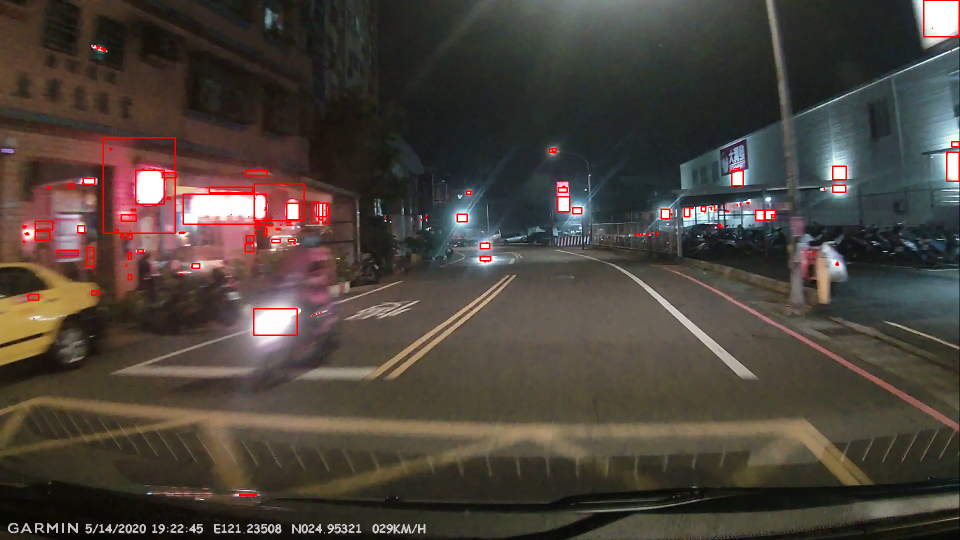
#> input picture architecture0714/img/out/000/000_img_box.png, 1920 x 1080 px, given as the content of the folder img/demo-out/3/origin, which was not available (shown at 1/2 size)
$ python run-v7-demo-test.py   (older library calls are emulated)
#> lines starting #> are read from the running program, lines starting #| are printed output that depends on the picture; after the words box and inside, x2 and y2 are one past the last pixel; in counts of white or black regions, pixels touching at a corner belong together; pictures that were not available may be replaced by others from this repository, and a replacement may not be noted
### architecture0714/utils/enhancement.py
import numpy as np
import cv2
from math import gamma
from math import exp
# [6 lines left out: function color_intensity, not called in this run]


def Nakagami_image_enhancement(img, kernal_size):
    img_r2=img**2
    kernel = np.ones((kernal_size,kernal_size),np.float32)/kernal_size**2
    omega = cv2.filter2D(img_r2,-1,kernel) # src, dst, kernel
    omega2 = omega**2

    img_process = (img_r2-omega)**2
    dst = cv2.filter2D(img_process,-1,kernel)
    m=omega2/(dst+0.01)

    X = img
    h, w = X.shape
    img_nakagami = np.zeros((h,w))
    for i in range(h):
        for j in range(w):
            Mij = m[i,j]
            OMEGAij = omega[i,j]
            Xij = X[i,j]
            if Mij>=0.5 and OMEGAij>0:
                #img_nakagami[i,j] = (2*Mij**Mij / (gamma(Mij)*(OMEGAij**Mij)) ) * (Xij**(2*Mij-1)) * exp(-(Mij*(Xij**2))/OMEGAij)
                img_nakagami[i,j] = (2*Mij**Mij / (gamma(Mij)*(OMEGAij**Mij)) ) * (Xij**(2*Mij-1)) * exp(-(Mij*(Xij**2))/OMEGAij)

    img_max = np.max(img_nakagami)
    img_min = np.min(img_nakagami)

    img_nakagami = img_nakagami/img_max*255.0
    #print('============== nakagami  =============',img_nakagami.max(), img_nakagami.min())
    return img_nakagami

def contour_Detection(img):
    img = np.array(img,np.uint8)
    image, contours, hierarchy = cv2.findContours(img,cv2.RETR_TREE,cv2.CHAIN_APPROX_SIMPLE)
    h, w = img.shape
    img_contour = np.zeros((h,w))
    img_contour = cv2.drawContours(img_contour, contours, -1, 255, 1)
    #img_contour = cv2.drawContours(img_contour, contours, contourIdx=-1, color=(255,255,255),thickness=-1)
    return img_contour

def clip_center(img, y_up, y_down):

    img_tmp = np.zeros(img.shape)
    img_tmp[y_up:y_down,:] = img[y_up:y_down,:]

    return img_tmp

### architecture0714/utils/files.py
import os

def getBaseName(path):
    filename = os.path.basename(path)
    filename = filename.split('.')
    return filename

def createFolder(path):
    if not os.path.exists(path):
        os.mkdir(path)


### architecture0714/utils/edgeBoxes.py
import cv2
import numpy as np
from utils.color_filter import  binary_color_filter

model = 'model.yml'
windows = 30
def Edgeboxes(img_gray, img_origin, color, img_roi_combine, state, filename, base):

    img_origin = np.copy(img_origin)
    img_gray = np.copy(img_gray)
    img_roi_combine = np.copy(img_roi_combine)

    edge_detection = cv2.ximgproc.createStructuredEdgeDetection(model)

    img_gray = img_gray.astype('uint8')


    rgb_im = cv2.cvtColor(img_gray, cv2.COLOR_GRAY2RGB)
    edges = edge_detection.detectEdges(np.float32(rgb_im) / 255.0)
    orimap = edge_detection.computeOrientation(edges)
    edges = edge_detection.edgesNms(edges, orimap)

    edge_boxes = cv2.ximgproc.createEdgeBoxes(minBoxArea=100, maxBoxes=100)


    boxes = edge_boxes.getBoundingBoxes(edges, orimap)

    if len(boxes) > 0:
        boxes_scores = zip(boxes)
        for b_s in boxes_scores:
            box = b_s[0]
            x, y, w, h = box

            img_origin = cv2.rectangle(img_origin, (x, y), (x+w, y+h), color, 1,cv2.LINE_AA)
            img_roi_combine = cv2.rectangle(img_roi_combine, (x, y), (x+w, y+h), color, 1,cv2.LINE_AA)


    return img_origin, img_roi_combine, boxes

### architecture0714/run-v7-demo-test.py

import glob
import cv2
import matplotlib.pyplot as plt
import numpy as np
import pandas as pd
import time
import math
########## Method import ##########
from utils.files import getBaseName, createFolder
from utils.color_filter import Euclidean_filter, binary_color_filter
from utils.enhancement import Nakagami_image_enhancement, contour_Detection, clip_center, color_intensity
from utils.edgeBoxes import Edgeboxes
from utils.fusion import make_feature
from utils.connect_compoent import *
from utils.symbolic import symbolic_image

names = [
            'img', 'img_basic_hsv', 'img_basic_H', 'img_basic_S', 'img_basic_V', 'img_basic_gray',
            'img_light_detection_gray_th', 'img_light_detection_nakagami_norm', 'img_light_detection_nakagami_norm_th','img_light_detection_nakagami_norm_th_clip',

            'img_color_white_filted', 'img_color_white_mor', 'img_color_white_binary','img_color_white_contour',
             'img_result_white_edgeboxes', 'img_result_roi_combine'
        ]

datasets = glob.glob('img/demo-out/3/origin/*')
for i in range(len(names)):
    createFolder('img/demo-out/3/'+names[i])

save = True
nakagami = True
state='test'
yolo_b_path = '/home/alanhc-school/yolo/darkflow/out/tlchia-dataset-v2_day/binary/'

def main(frame_name):
#> called with frame_name = '_only/000_img_box.png'
    features=""
    print(frame_name)
    filename, f_type = getBaseName(frame_name)

    img = cv2.imread(frame_name, 1)
#> img is the input picture: shape (1080, 1920, 3); mean B, G, R 59, 66.7, 75
    h, w, c = img.shape
#> h = 1080; w = 1920; c = 3
    [b,g,r] = cv2.split(img)
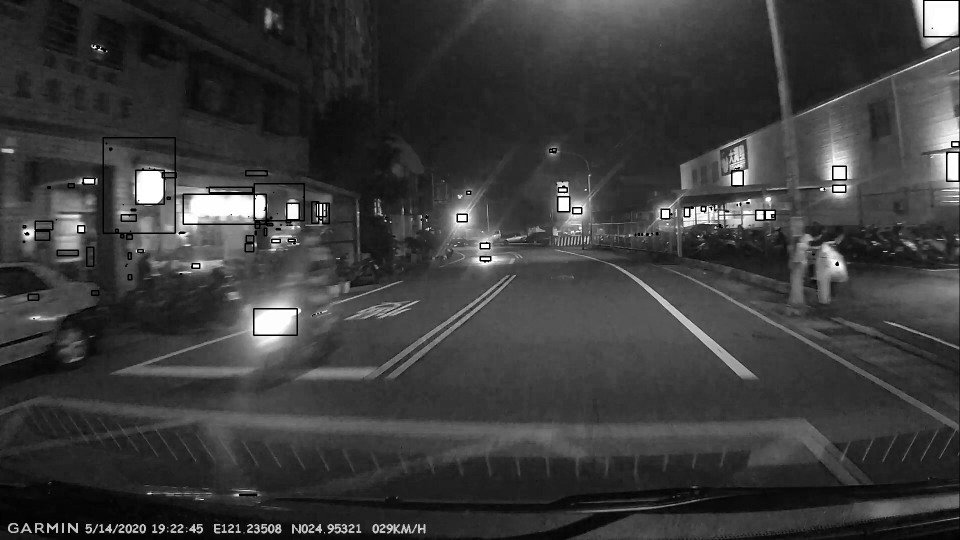
#> b: shape (1080, 1920) (shown at 1/2 size); min 0, max 255, mean 59
    img_hsv = cv2.cvtColor(img, cv2.COLOR_BGR2HSV)
#> img_hsv: shape (1080, 1920, 3); mean H, S, V 44.9, 71.6, 78.6

    img_hsv[:,:,0] = img_hsv[:,:,0] / img_hsv[:,:,0].max() * 255.0
#> img_hsv: shape (1080, 1920, 3); mean H, S, V 63.5, 71.6, 78.6
    img_hsv[:,:,0] = img_hsv[:,:,1] / img_hsv[:,:,1].max() * 255.0
#> img_hsv: shape (1080, 1920, 3); mean H, S, V 71.6, 71.6, 78.6
    img_hsv[:,:,0] = img_hsv[:,:,2] / img_hsv[:,:,2].max() * 255.0
#> img_hsv: shape (1080, 1920, 3); mean H, S, V 78.6, 71.6, 78.6

    img_H = img_hsv[:,:,0]
    img_S = img_hsv[:,:,1]
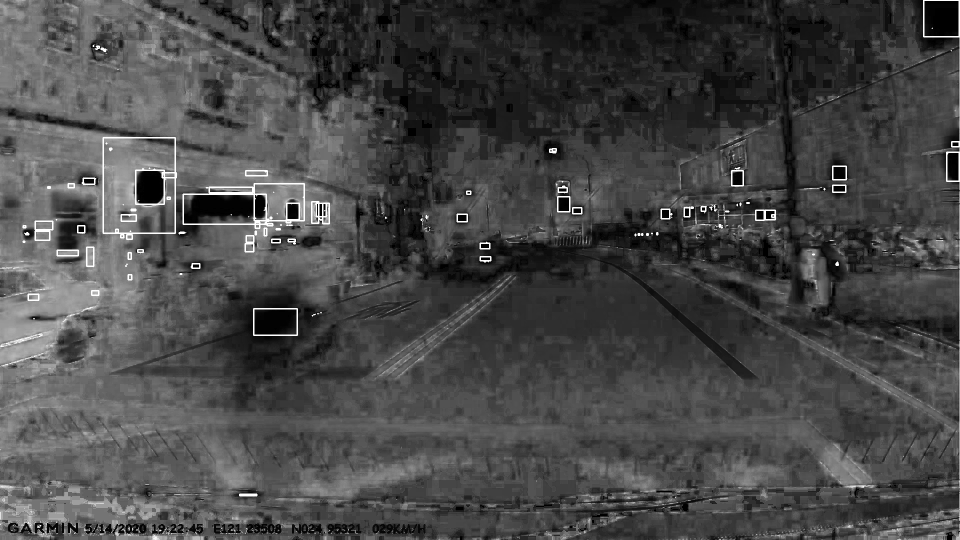
#> img_S: shape (1080, 1920) (shown at 1/2 size); min 0, max 255, mean 71.6
    img_V = img_hsv[:,:,2]

    ### Light Detection
    img_gray = cv2.cvtColor(img, cv2.COLOR_BGR2GRAY) / 255.0
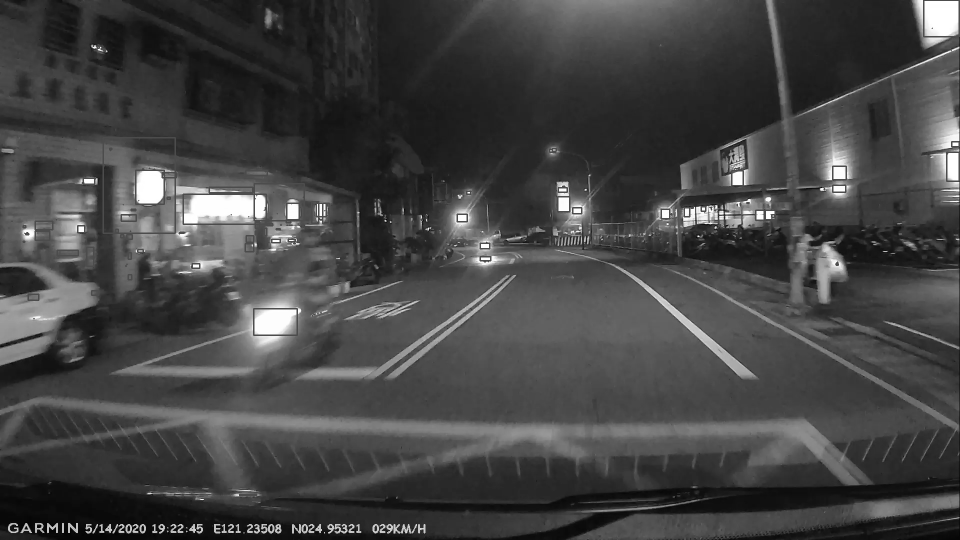
#> img_gray: shape (1080, 1920) float64 (shown at 1/2 size); min 0, max 1, mean 0.268
    ret , img_gray_th = cv2.threshold(img_gray, 0.4, 1, cv2.THRESH_TOZERO)


    if nakagami:
        img_nakagami = Nakagami_image_enhancement(img_gray_th, 3)
#> in Nakagami_image_enhancement, `img_r2=img**2`:
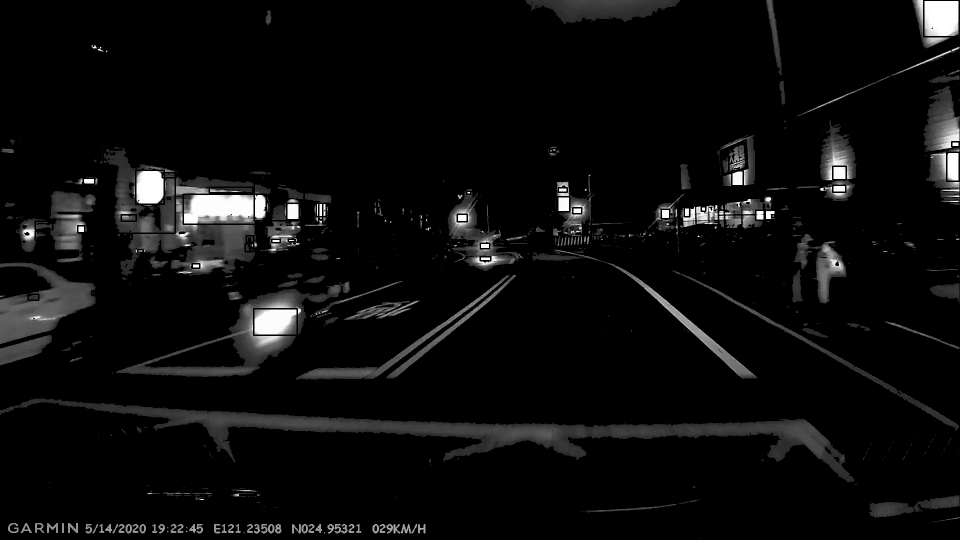
#> img_r2: shape (1080, 1920) float64 (shown at 1/2 size); min 0, max 1, mean 0.0481
#> after the loop in Nakagami_image_enhancement, `for i in range(h):`:
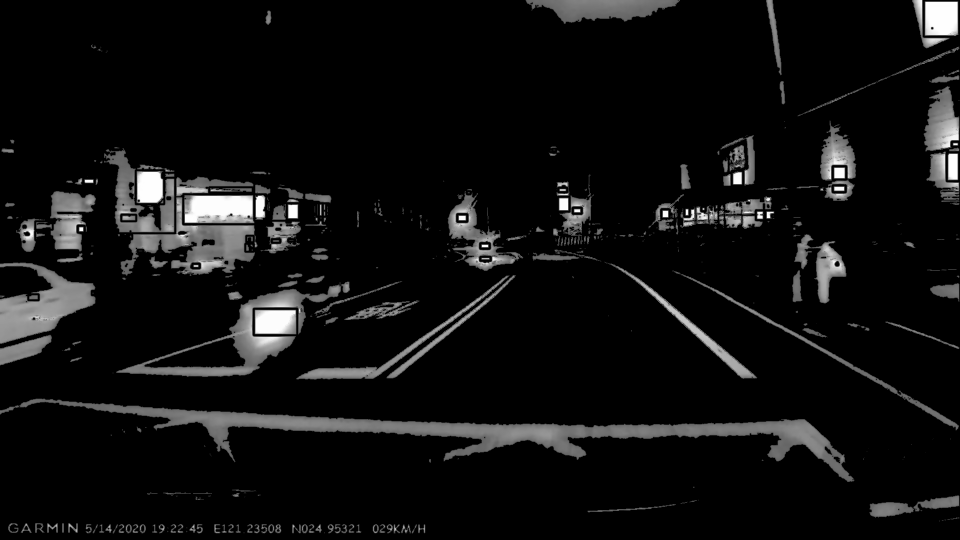
#> img_nakagami: shape (1080, 1920) float64 (shown at 1/2 size); min 0, max 7.97, mean 0.516; drawn with min black and max white
#> in Nakagami_image_enhancement, `img_max = np.max(img_nakagami)`: img_max = 7.97
#> in Nakagami_image_enhancement, `img_min = np.min(img_nakagami)`: img_min = 0
    else:
        img_nakagami = img_gray_th
    img_nakagami_norm = img_nakagami/img_nakagami.max() # resize to [0,1]


    ret, img_nakagami_norm_th = cv2.threshold(img_nakagami_norm, 200/255, 1, cv2.THRESH_TOZERO)
#> ret = 0.784


    ### clip center
    img_nakagami_norm_th_clip = clip_center(img_nakagami_norm_th, int(h/3), int(h))

    img_white_filted = img_nakagami_norm_th_clip*255.0
    #ret, img_white_filted = cv2.threshold(img_white_filted, 200, 255, cv2.THRESH_TOZERO)
    #ret , img_white_filted = cv2.threshold(img_nakagami_norm_th_clip, 245/255.0, 1, cv2.THRESH_TOZERO)
    #img_white_filted = img_white_filted*255.0


    k=np.ones((3,3), np.uint8)
    img_white_mor = cv2.morphologyEx(img_white_filted,cv2.MORPH_CLOSE, k,iterations=3) / 255.0


    ret, img_white_b = cv2.threshold(img_white_mor, 0.9, 255, cv2.THRESH_BINARY)
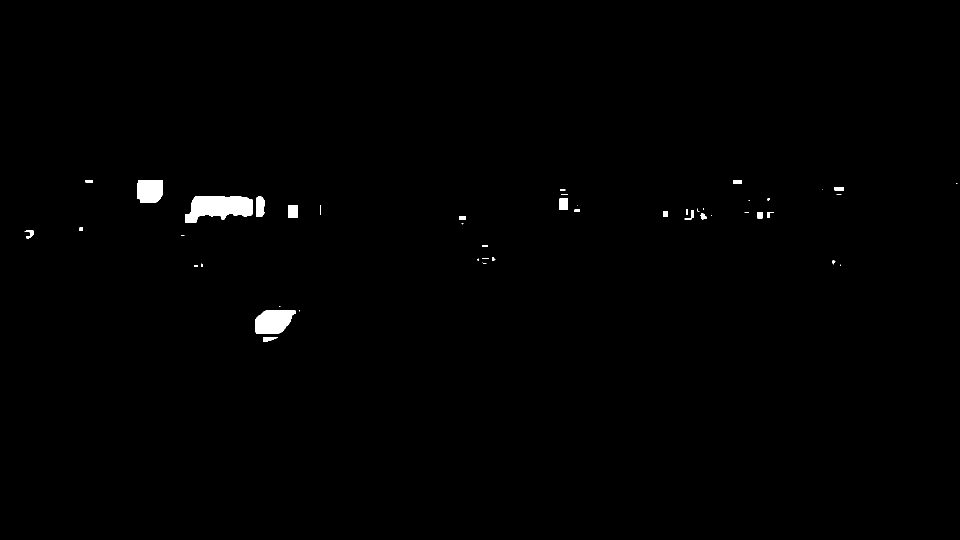
#> img_white_b: shape (1080, 1920) float64 (shown at 1/2 size); 0.65% white; 47 white regions (21 under 20 px), largest, box (x1, y1, x2, y2) and area: (370, 392, 505, 445) 5055, (511, 621, 591, 667) 2933, (275, 360, 325, 405) 2135

    ### Contour
    img_white_contour = contour_Detection(img_white_b)
#> in contour_Detection, `img = np.array(img,np.uint8)`: img: shape (1080, 1920); 0.65% white; 47 white regions (21 under 20 px)
#> in contour_Detection, `image, contours, hierarchy = cv2.findContours(img,cv2.RETR_TREE,cv2.CH..`: contours = 47 contours, 25 with area under 20; largest, box (x1, y1, x2, y2) and area: (370, 392, 505, 445) 4875, (511, 621, 591, 667) 2828, (275, 360, 325, 405) 2048, (512, 392, 529, 434) 577, (577, 410, 595, 436) 425
#> in contour_Detection, `img_contour = cv2.drawContours(img_contour, contours, -1, 255, 1)`:
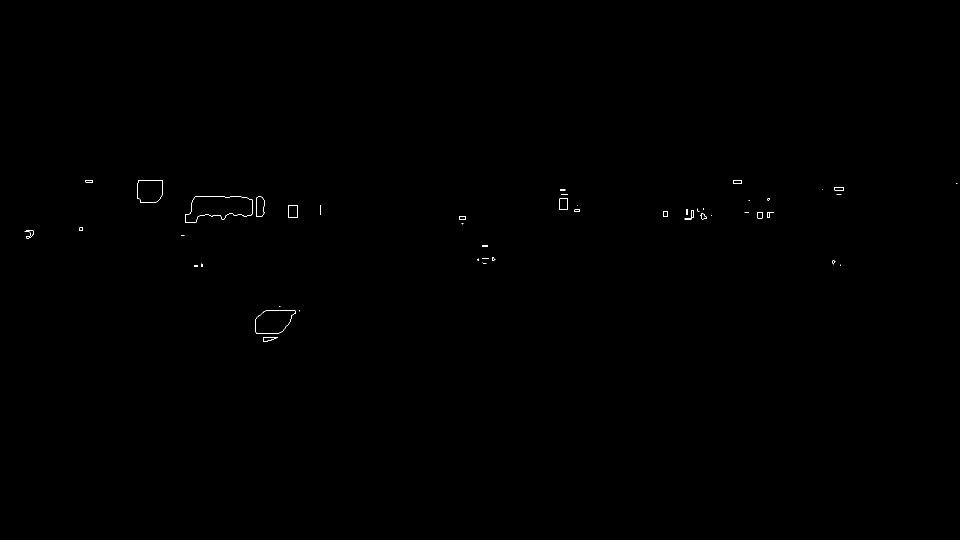
#> img_contour: shape (1080, 1920) float64 (shown at 1/2 size); 0.09% white in thin lines or dots, all inside (x1, y1, x2, y2) = (49, 360, 1915, 684)


    ### EdgeBox
    img_roi_combine = np.copy(img)
    #img_red_edgeboxes,img_roi_combine, boxes_red = Edgeboxes(img_gray=img_red_contour, img_origin=img, color=[0,255,0], img_roi_combine=img_roi_combine, state=state, filename=filename, base=base) #contour, img_origin, box color(BGR)
    img_white_edgeboxes,img_roi_combine, boxes_white = Edgeboxes(img_gray=img_white_contour, img_origin=img, color=[255,0,0], img_roi_combine=img_roi_combine, state=state, filename=filename, base=None) #contour, img_origin, box color(BGR)

    img_yolo_b = cv2.imread(yolo_b_path+filename+'.png',0).astype('uint8')
    features_white = make_feature(boxes=boxes_white, version='v6',img_ground=None, img_ground_mask=None, state='test', img_S=img_S, img_yolo_b=img_yolo_b, filename=filename)

    features = features_white
    ### save files ###
    imgs =  [
            img, img_hsv, img_H, img_S, img_V, img_gray*255.0,
            img_gray_th*255.0, img_nakagami_norm*255.0, img_nakagami_norm_th*255.0, img_nakagami_norm_th_clip*255.0,
            img_white_filted, img_white_mor*255.0, img_white_b, img_white_contour,
            img_white_edgeboxes, img_roi_combine
    ]

    dataset_name = frame_name.split('/')[2]
    for i in range(len(names)):

        save_path = 'img/demo-out/'+dataset_name+'/'+names[i]+'/'+filename
        try:
            cv2.imwrite(save_path+'.png', imgs[i])
        except:
            print('error on ', names[i])

    return features

if __name__ == '__main__':
    print(len(datasets))
    features = []
    i=1
    for f in datasets:
        tStart = time.time()
#> (the run stopped early here; a loop or call above may not have finished)

$ run again, on architecture0714/img/out/002/002_img_box.png
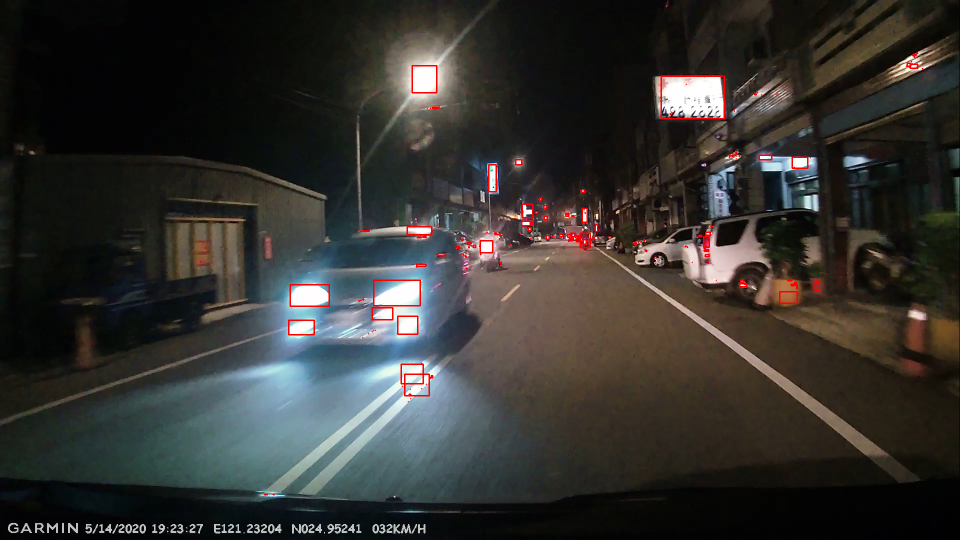
#> input picture architecture0714/img/out/002/002_img_box.png, 1920 x 1080 px, given as the content of the folder img/demo-out/3/origin, which was not available (shown at 1/2 size)
#> in main, img is the input picture: shape (1080, 1920, 3); mean B, G, R 48, 51.1, 52.5
#> img_max = 7.97
#> img_min = 0
#> ret = 0.784
#> in main, `ret, img_white_b = cv2.threshold(img_white_mor, 0.9, 255, cv2.THRESH_B..`:
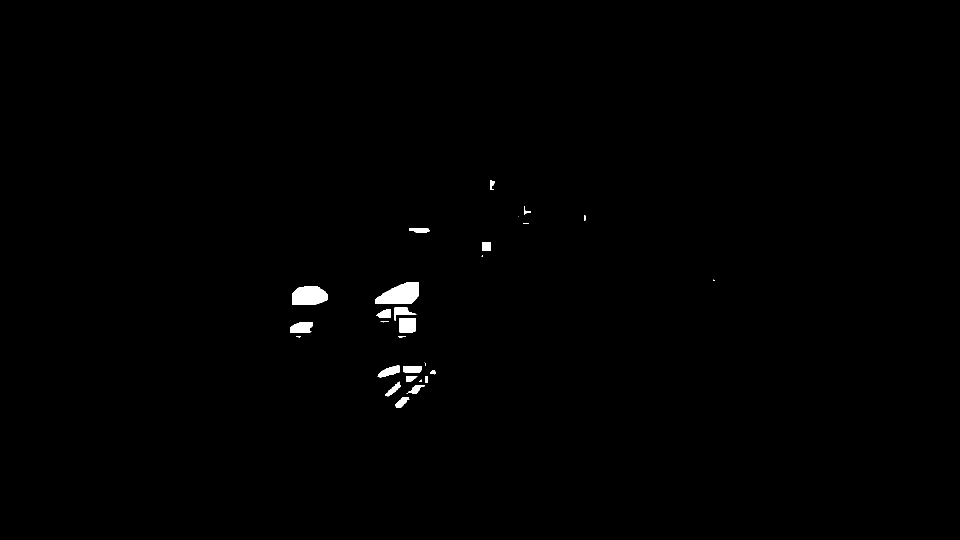
#> img_white_b: shape (1080, 1920) float64 (shown at 1/2 size); 0.52% white; 28 white regions (7 under 20 px), largest, box (x1, y1, x2, y2) and area: (751, 564, 837, 608) 2678, (584, 573, 655, 609) 2200, (799, 636, 832, 665) 944
#> img: shape (1080, 1920); 0.52% white; 28 white regions (7 under 20 px)
#> contours = 28 contours, 10 with area under 20; largest, box (x1, y1, x2, y2) and area: (751, 564, 837, 608) 2569, (584, 573, 655, 609) 2110, (799, 636, 832, 665) 884, (581, 644, 625, 666) 756, (755, 731, 799, 755) 528
#> in contour_Detection, `img_contour = cv2.drawContours(img_contour, contours, -1, 255, 1)`:
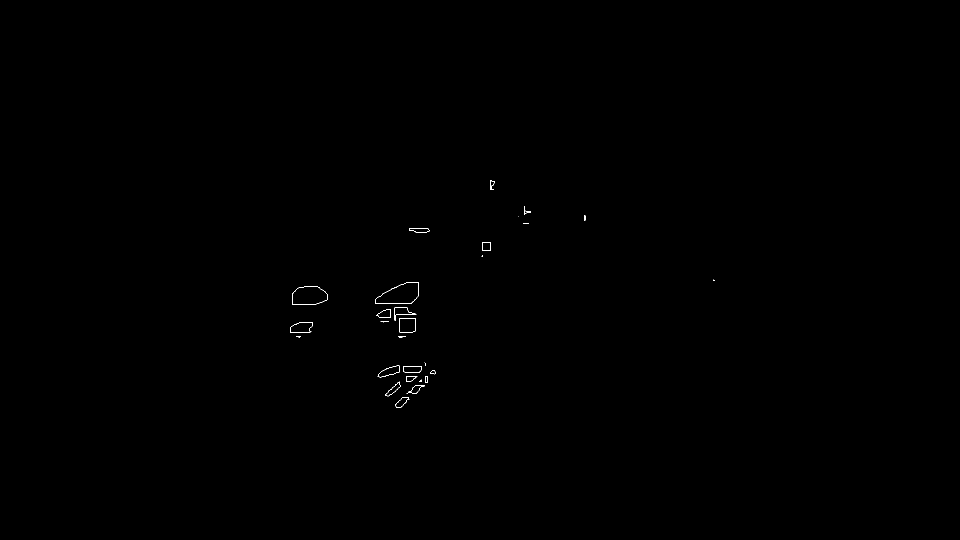
#> img_contour: shape (1080, 1920) float64 (shown at 1/2 size); 0.09% white in thin lines or dots, all inside (x1, y1, x2, y2) = (581, 360, 1429, 815)
